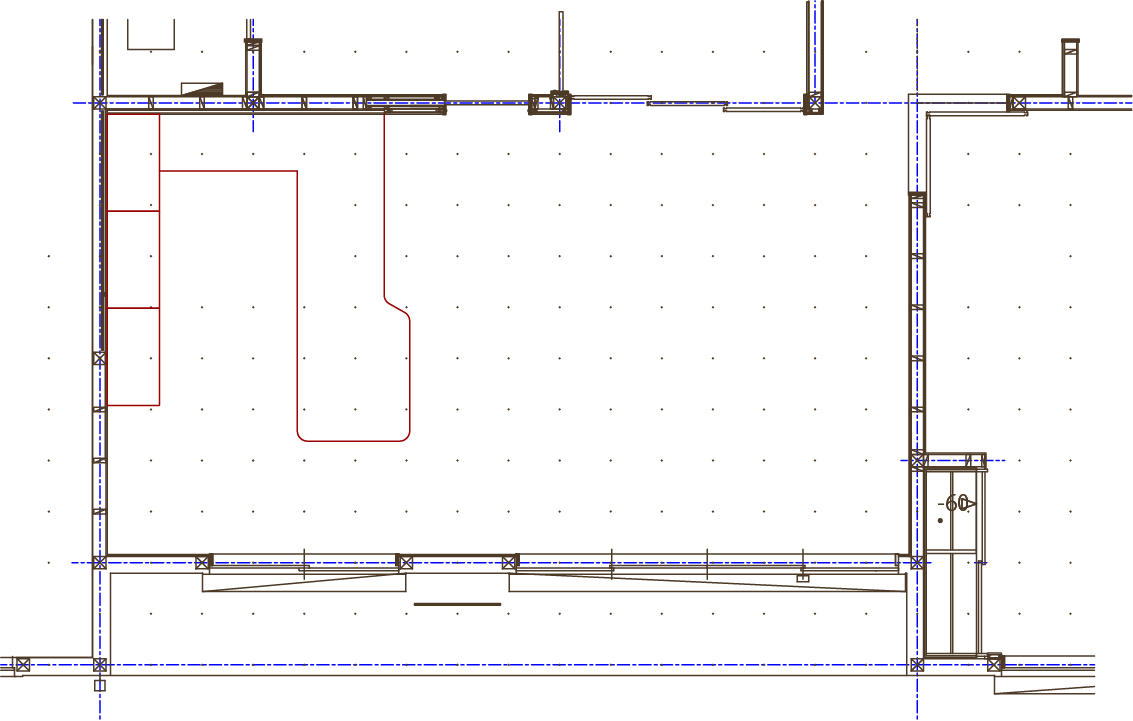
#> input picture map.png, 1133 x 721 px
$ python main.py
#> lines starting #> are read from the running program, lines starting #| are printed output that depends on the picture
### clicker.py
from matplotlib import pyplot as plt
import numpy as np

class clicker_class(object):
    def __init__(self, ax, pix_err=1):
        print "clicker init"
        self.canvas = ax.get_figure().canvas
        self.cid = None
        self.pt_lst = []
        self.pt_plot = ax.plot([], [], marker='o',linestyle='none', zorder=5)[0]
        self.pix_err = pix_err
        self.connect_sf()

    # [10 lines left out: functions set_visible, clear, not called in this run]

    def connect_sf(self):
        print "connect_sf"
        if self.cid is None:
            self.cid = self.canvas.mpl_connect('button_press_event',
                                               self.click_event)

    # [54 lines left out: functions disconnect_sf, click_event, remove_pt, redraw, return_points, not called in this run]

### arm.py
from matplotlib import pyplot as plt
import numpy as np
import math

L1 = 26.0
L2 = 46.0

class arm_class(object):
    def __init__(self, ax, pix_err=1):
        print "arm init"
        self.canvas = ax.get_figure().canvas
        self.x = np.zeros(2)
        self.y = np.zeros(2)
        self.angle = np.zeros(2)
        self.pt_plot = ax.plot([], [], marker='o',linestyle='none', zorder=5)[0]


    # [25 lines left out: functions calc_invkinematicks, plt_trj, not called in this run]
        #print x1,y1,x2,y2


### main.py
from matplotlib import pyplot as plt
from matplotlib import gridspec as gs
import numpy as np
import clicker
import arm
import field

plt.figure(num=None, figsize=(8, 6), dpi=100, facecolor='w', edgecolor='k')
gs = gs.GridSpec(2, 4)
gs.update(left=0.05, right=0.98, hspace=0.3)


houseMap = plt.subplot(gs[:, :-1])
houseMap.set_title('BMI house layout at experiment room')
im = plt.imread("map.png");
#> im is the input picture: shape (721, 1133, 3) float32; mean R, G, B 0.965, 0.96, 0.963
xmax, ymax = im.shape[:2]
#> xmax = 721; ymax = 1133
plt.imshow(im, extent=[0, ymax, 0, xmax])
plt.grid(True)
houseMap.autoscale(False)

# plot potential field
#plt.imshow(heatmap, extent=[0, ymax, 0, xmax], alpha=1)
#plt.axvspan(300, 400, facecolor='r', alpha=0.5)


leftArm = plt.subplot(gs[:-1, -1])
plt.axis('scaled')
plt.xticks(np.arange(0,80,20))
plt.xlim(0,80)
plt.ylim(-80,80)
leftArm.set_title('leftArm')

rightArm = plt.subplot(gs[-1, -1])
plt.axis('scaled')
plt.xticks(np.arange(0,80,20))
plt.xlim(0,80)
plt.ylim(-80,80)
rightArm.set_title('rightArm')

#fig = houseMap.figure(num=None, figsize=(8, 6), dpi=80, facecolor='w', edgecolor='k')


cc = clicker.clicker_class(houseMap)
larm = arm.arm_class(leftArm)
rarm = arm.arm_class(rightArm)

#larm.calc_invkinematicks(x=0, y=72)
#rarm.calc_invkinematicks(x=72, y=0)


plt.show()
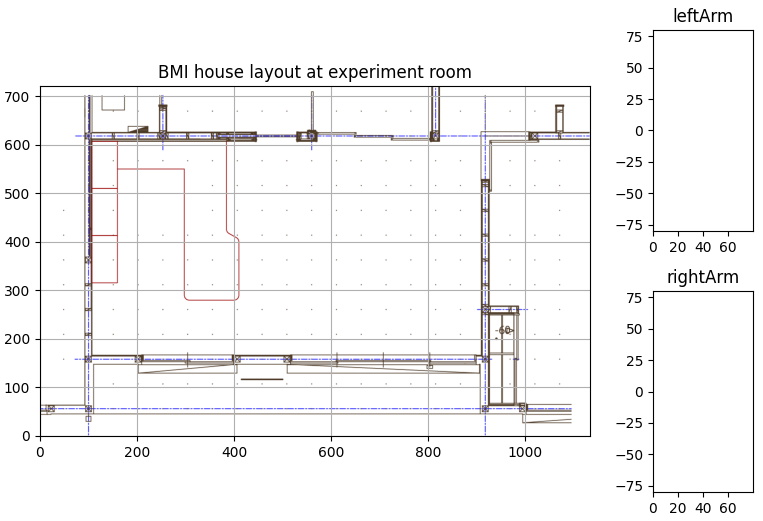
#> figure drawn by matplotlib, 3 panels
